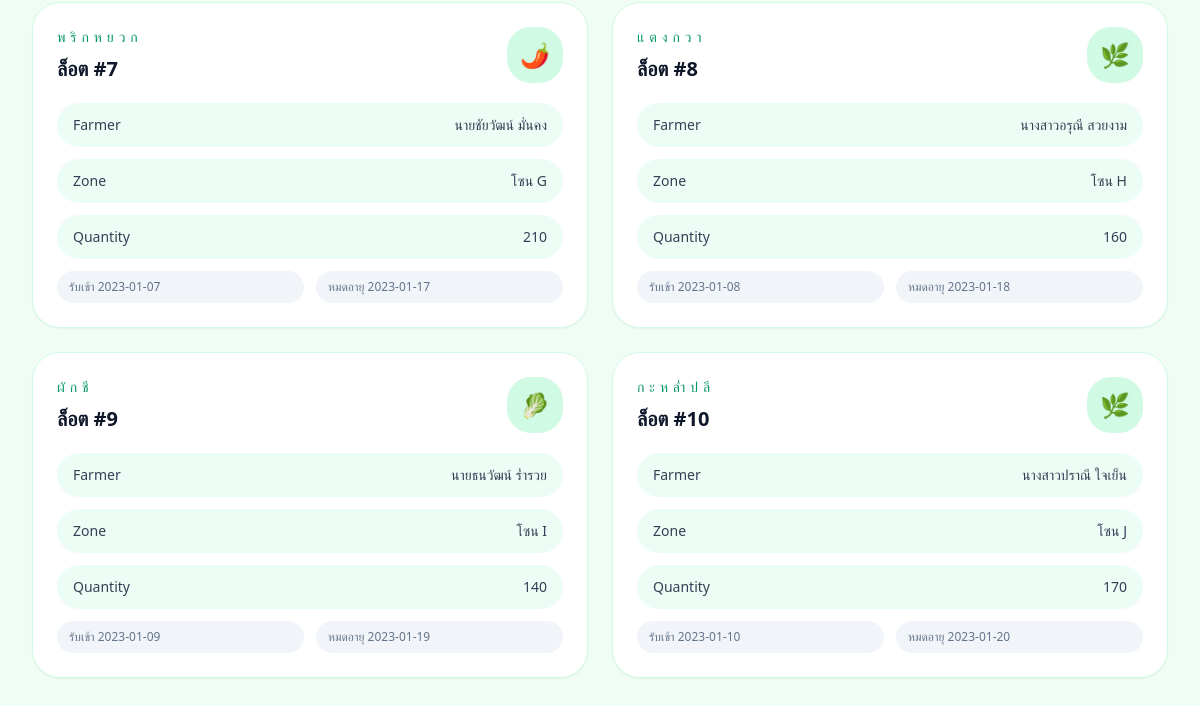
Before: / (lower part) with the older database file.
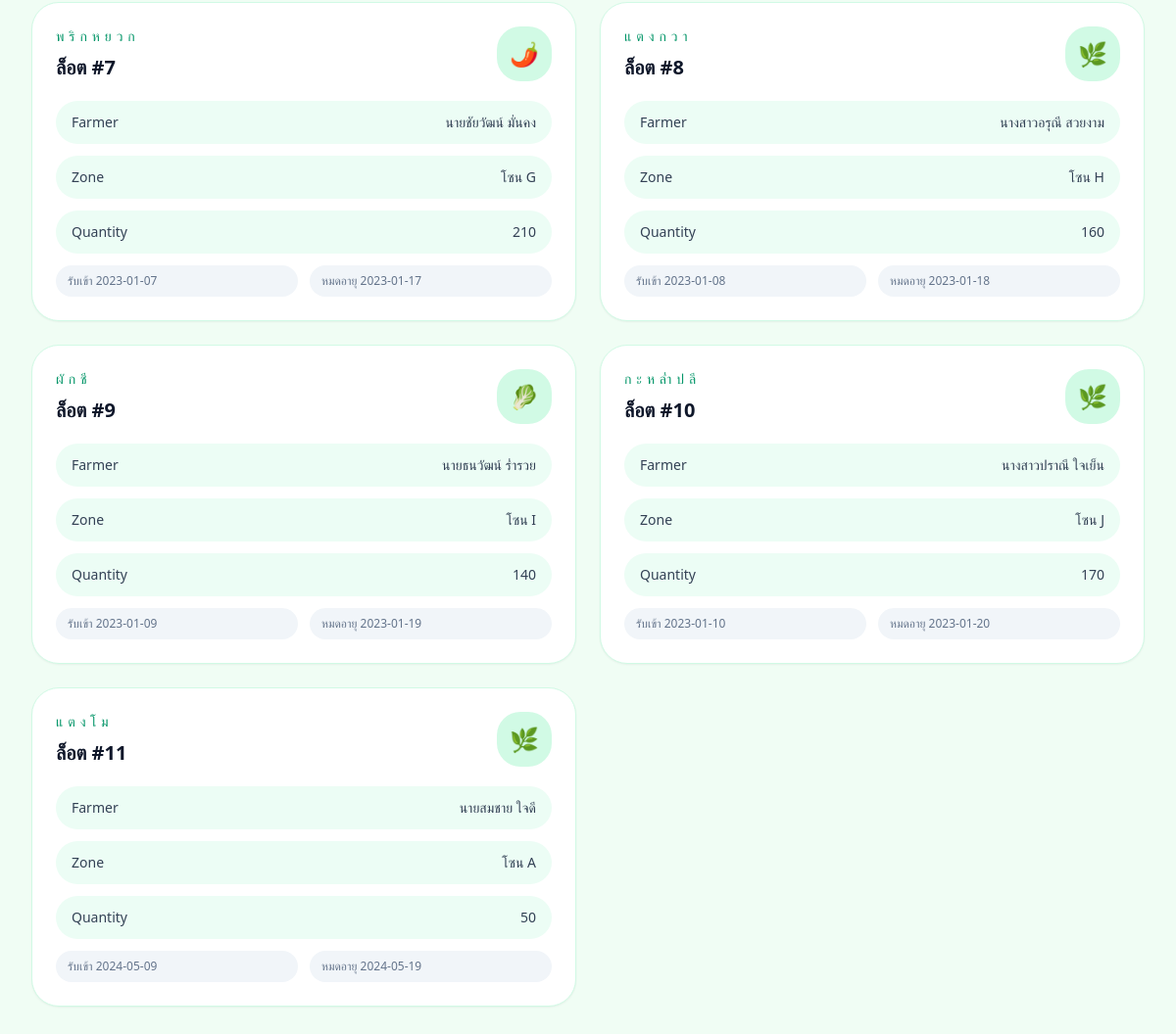
After: the same page with the newer database file.
### tables this page shows
CREATE TABLE Stock_Batches (
    batch_id INTEGER PRIMARY KEY,
    veg_id INTEGER,
    farmer_id INTEGER,
    zone_id INTEGER,
    quantity INTEGER CHECK (quantity >= 0),
    receive_date DATE,
    expiry_date DATE,
    FOREIGN KEY (veg_id) REFERENCES Vegetables (veg_id),
    FOREIGN KEY (farmer_id) REFERENCES Farmers (farmer_id),
    FOREIGN KEY (zone_id) REFERENCES Storage_Zones (zone_id)
);

CREATE TABLE Vegetables (
    veg_id INTEGER PRIMARY KEY,
    veg_name TEXT NOT NULL,
    category TEXT,
    storage_temp TEXT
);

CREATE TABLE Farmers (
    farmer_id INTEGER PRIMARY KEY,
    name TEXT NOT NULL,
    phone TEXT,
    address TEXT
);

CREATE TABLE Storage_Zones (
    zone_id INTEGER PRIMARY KEY,
    zone_name TEXT NOT NULL,
    capacity INTEGER
);

### app.py (the view)
@app.route('/')
def index():
    conn = get_db()
    cur = conn.cursor()
    cur.execute("""
        SELECT sb.batch_id, v.veg_name, f.name, sz.zone_name, sb.quantity, sb.receive_date, sb.expiry_date
        FROM Stock_Batches sb
        JOIN Vegetables v ON sb.veg_id = v.veg_id
        JOIN Farmers f ON sb.farmer_id = f.farmer_id
        JOIN Storage_Zones sz ON sb.zone_id = sz.zone_id
    """)
    batches = cur.fetchall()
    conn.close()
    return render_template('index.html', batches=batches)

### app.py (called while the page is built)
def get_db():
    conn = sqlite3.connect(DATABASE)
    conn.row_factory = sqlite3.Row
    return conn

### templates/index.html (shortened to what this page needs)
<!DOCTYPE html>
<html lang="th">
<head>
    <script src="https://cdn.tailwindcss.com"></script>
</head>
<body class="min-h-screen bg-green-50 text-slate-800">
    <main class="mx-auto max-w-7xl px-4 py-8 sm:px-6 lg:px-8">
        <section class="grid gap-6 sm:grid-cols-2 xl:grid-cols-3">
            {% for batch in batches %}
            <article class="group rounded-[28px] border border-emerald-100 bg-white p-6 shadow-sm transition hover:-translate-y-1 hover:shadow-md">
                <div class="mb-5 flex items-center justify-between gap-4">
                    <div>
                        <p class="text-sm uppercase tracking-[0.35em] text-emerald-600">{{ batch[1] }}</p>
                        <h2 class="mt-2 text-xl font-semibold text-slate-900">ล็อต #{{ batch[0] }}</h2>
                    </div>
                    <div class="flex h-14 w-14 items-center justify-center rounded-3xl bg-emerald-100 text-2xl">
                        {% if 'ผัก' in batch[1] or 'คะน้า' in batch[1] or 'ต้น' in batch[1] %}
                            🥬
                        {% elif 'แครอท' in batch[1] or 'แครอท' in batch[1] %}
                            🥕
                        {% elif 'มะเขือ' in batch[1] or 'มะเขือเทศ' in batch[1] %}
                            🍅
                        {% elif 'พริก' in batch[1] %}
                            🌶️
                        {% else %}
                            🌿
                        {% endif %}
                    </div>
                </div>
                <div class="space-y-3 text-sm text-slate-700">
                    <div class="flex items-center justify-between rounded-3xl bg-emerald-50 px-4 py-3">
                        <span class="font-medium">Farmer</span>
                        <span>{{ batch[2] }}</span>
                    </div>
                    <div class="flex items-center justify-between rounded-3xl bg-emerald-50 px-4 py-3">
                        <span class="font-medium">Zone</span>
                        <span>{{ batch[3] }}</span>
                    </div>
                    <div class="flex items-center justify-between rounded-3xl bg-emerald-50 px-4 py-3">
                        <span class="font-medium">Quantity</span>
                        <span>{{ batch[4] }}</span>
                    </div>
                    <div class="grid grid-cols-2 gap-3 text-xs text-slate-500">
                        <div class="rounded-3xl bg-slate-100 px-3 py-2">รับเข้า {{ batch[5] }}</div>
                        <div class="rounded-3xl bg-slate-100 px-3 py-2">หมดอายุ {{ batch[6] }}</div>
                    </div>
                </div>
            </article>
            {% endfor %}
        </section>
    </main>
</body>
</html>

Changed rows visible on the page:
added Stock_Batches: veg_name "แตงโม", batch_id "11", name "นายสมชาย ใจดี", zone_name "โซน A", quantity "50", receive_date "2024-05-09", expiry_date "2024-05-19"
